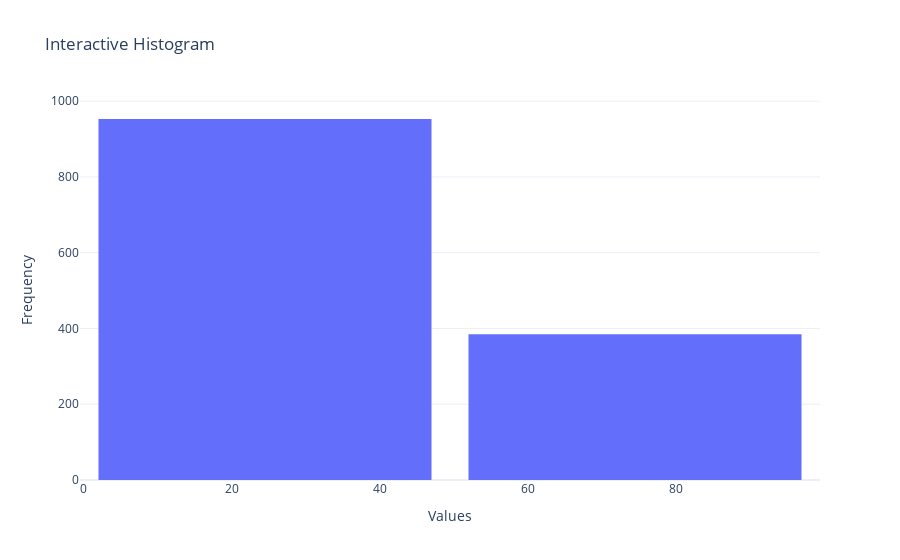

Source (notebook cell):
### Code cell
import pandas as pd
import plotly.express as px
import numpy as np

# Load the data
df = pd.read_csv('insurance.csv')

# Specify number of bins
bin_count = 2

# Create histogram with Plotly
fig = px.histogram(
    df, 
    x="age", 
    nbins=bin_count,  # Number of bins
    title="Interactive Histogram",
    labels={"age": "Values", "count": "Frequency"},
    template="plotly_white"
)

# Add hover info with bin details
fig.update_traces(hovertemplate="<b>Range:</b> %{x}<br><b>Frequency:</b> %{y}")

# Customize layout
fig.update_layout(
    xaxis_title="Values",
    yaxis_title="Frequency",
    bargap=0.1,  # Adjust space between bars
)

# Show the chart
fig.show()

### Figure 1 — Plotly figure (JSON) as saved in the notebook; plotly's stock layout.template omitted (floating-point values rounded to 4 significant figures; data arrays with more than 128 entries replaced by an {"elided": "..."} marker saying what was removed)
{"data": [{"alignmentgroup": "True", "bingroup": "x", "hovertemplate": "<b>Range:</b> %{x}<br><b>Frequency:</b> %{y}", "legendgroup": "", "marker": {"color": "#636efa", "pattern": {"shape": ""}}, "name": "", "nbinsx": 2, "offsetgroup": "", "orientation": "v", "showlegend": false, "type": "histogram", "x": {"elided": "1338 int values"}, "xaxis": "x", "yaxis": "y"}], "layout": {"bargap": 0.1, "barmode": "relative", "legend": {"tracegroupgap": 0}, "title": {"text": "Interactive Histogram"}, "xaxis": {"anchor": "y", "domain": [0, 1], "title": {"text": "Values"}}, "yaxis": {"anchor": "x", "domain": [0, 1], "title": {"text": "Frequency"}}}}
